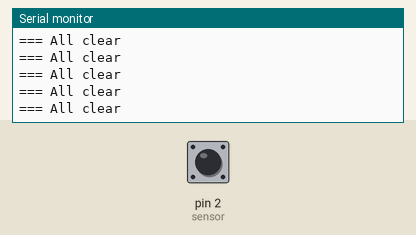
This sketch was run on a simulated Arduino Uno, built with avr-gcc and run on an emulated ATmega328P. Shown: the last lines printed to the serial monitor. The test bench sets the inputs (shaded band); at power-on: pin 2 (sensor) HIGH.

Above: at 1.2 s.
1.3 s: pin 2 (sensor) driven LOW
At 2.3 s:
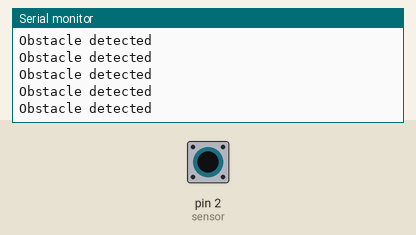
3.2 s: pin 2 (sensor) pulsed HIGH 2 times (0.12 s each, 0.3 s apart)
6.8 s: pin 2 (sensor) pulsed HIGH 2 times (0.12 s each, 0.3 s apart)
10.4 s: pin 2 (sensor) driven HIGH
At 11.1 s:
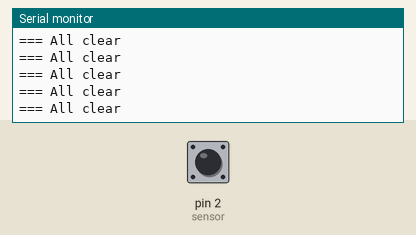
13.4 s: pin 2 (sensor) driven LOW
At 14.2 s:
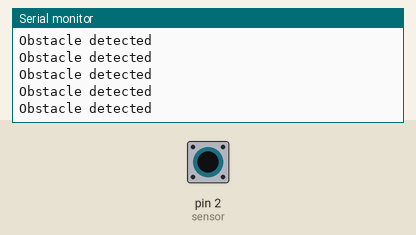
16.4 s: pin 2 (sensor) driven HIGH
At 17.4 s:
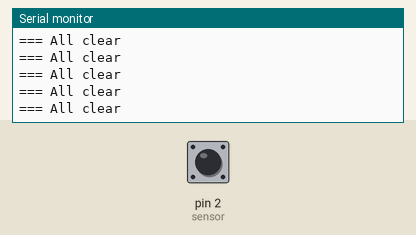

Measured:
- after the input at 1.3 s, the serial monitor: prints a new line after 0.07 s (image 1)
- after the input at 10.4 s, the serial monitor: prints a new line after 0.06 s (image 2)

The sketch:

infrared_sensor_test.ino
```cpp
/*

  E18-D80NK Infrared Obstacle Avoidance Sensor


  Sensor Wiring:
  Brown: 5V DC
  Blue:  GNG
  Black: Signal, to PIN 2

  output readings:
  0 = object detected
  1 = all clear
*/
int sensor = 2;

void setup() {
  Serial.begin(9600);// setup Serial Monitor to display information
  pinMode(sensor, INPUT_PULLUP);// define pin as Input sensor
}

void loop() {
  int reading = digitalRead(sensor); // read the sensor
  //Serial.println(reading);

  if (reading == 0) {
    Serial.println("Obstacle detected");
  }

  else {
    Serial.println("=== All clear");
  }
  delay(10);
}
```
